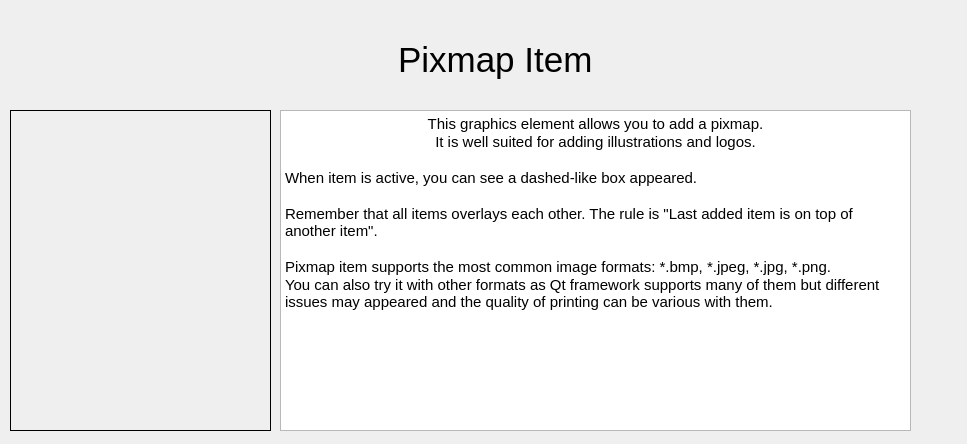
<?xml version="1.0" encoding="UTF-8"?>
<ui version="4.0">
 <class>WizardPage</class>
 <widget class="QWizardPage" name="WizardPage">
  <property name="geometry">
   <rect>
    <x>0</x>
    <y>0</y>
    <width>967</width>
    <height>444</height>
   </rect>
  </property>
  <property name="minimumSize">
   <size>
    <width>967</width>
    <height>444</height>
   </size>
  </property>
  <property name="baseSize">
   <size>
    <width>967</width>
    <height>444</height>
   </size>
  </property>
  <property name="windowTitle">
   <string>Introduction tutorial</string>
  </property>
  <property name="locale">
   <locale language="English" country="UnitedStates"/>
  </property>
  <widget class="QWidget" name="verticalLayoutWidget">
   <property name="geometry">
    <rect>
     <x>20</x>
     <y>20</y>
     <width>951</width>
     <height>80</height>
    </rect>
   </property>
   <layout class="QVBoxLayout" name="verticalLayout">
    <item alignment="Qt::AlignHCenter|Qt::AlignVCenter">
     <widget class="QLabel" name="label_17">
      <property name="font">
       <font>
        <pointsize>26</pointsize>
       </font>
      </property>
      <property name="text">
       <string>Pixmap Item</string>
      </property>
     </widget>
    </item>
   </layout>
  </widget>
  <widget class="QWidget" name="gridLayoutWidget">
   <property name="geometry">
    <rect>
     <x>280</x>
     <y>110</y>
     <width>631</width>
     <height>321</height>
    </rect>
   </property>
   <layout class="QGridLayout" name="gridLayout">
    <item row="0" column="1">
     <widget class="QTextBrowser" name="textBrowser">
      <property name="html">
       <string>&lt;!DOCTYPE HTML PUBLIC &quot;-//W3C//DTD HTML 4.0//EN&quot; &quot;http://www.w3.org/TR/REC-html40/strict.dtd&quot;&gt;
&lt;html&gt;&lt;head&gt;&lt;meta name=&quot;qrichtext&quot; content=&quot;1&quot; /&gt;&lt;style type=&quot;text/css&quot;&gt;
p, li { white-space: pre-wrap; }
&lt;/style&gt;&lt;/head&gt;&lt;body style=&quot; font-family:'Noto Sans'; font-size:10pt; font-weight:400; font-style:normal;&quot;&gt;
&lt;p align=&quot;center&quot; style=&quot; margin-top:0px; margin-bottom:0px; margin-left:0px; margin-right:0px; -qt-block-indent:0; text-indent:0px;&quot;&gt;&lt;span style=&quot; font-size:11pt;&quot;&gt;This graphics element allows you to add a pixmap.&lt;/span&gt;&lt;/p&gt;
&lt;p align=&quot;center&quot; style=&quot; margin-top:0px; margin-bottom:0px; margin-left:0px; margin-right:0px; -qt-block-indent:0; text-indent:0px;&quot;&gt;&lt;span style=&quot; font-size:11pt;&quot;&gt;It is well suited for adding illustrations and logos.&lt;/span&gt;&lt;/p&gt;
&lt;p align=&quot;center&quot; style=&quot;-qt-paragraph-type:empty; margin-top:0px; margin-bottom:0px; margin-left:0px; margin-right:0px; -qt-block-indent:0; text-indent:0px; font-size:11pt;&quot;&gt;&lt;br /&gt;&lt;/p&gt;
&lt;p style=&quot; margin-top:0px; margin-bottom:0px; margin-left:0px; margin-right:0px; -qt-block-indent:0; text-indent:0px;&quot;&gt;&lt;span style=&quot; font-size:11pt;&quot;&gt;When item is active, you can see a dashed-like box appeared.&lt;/span&gt;&lt;/p&gt;
&lt;p style=&quot;-qt-paragraph-type:empty; margin-top:0px; margin-bottom:0px; margin-left:0px; margin-right:0px; -qt-block-indent:0; text-indent:0px; font-size:11pt;&quot;&gt;&lt;br /&gt;&lt;/p&gt;
&lt;p style=&quot; margin-top:0px; margin-bottom:0px; margin-left:0px; margin-right:0px; -qt-block-indent:0; text-indent:0px;&quot;&gt;&lt;span style=&quot; font-size:11pt;&quot;&gt;Remember that all items overlays each other. The rule is &amp;quot;Last added item is on top of another item&amp;quot;.&lt;/span&gt;&lt;/p&gt;
&lt;p style=&quot;-qt-paragraph-type:empty; margin-top:0px; margin-bottom:0px; margin-left:0px; margin-right:0px; -qt-block-indent:0; text-indent:0px; font-size:11pt;&quot;&gt;&lt;br /&gt;&lt;/p&gt;
&lt;p style=&quot; margin-top:0px; margin-bottom:0px; margin-left:0px; margin-right:0px; -qt-block-indent:0; text-indent:0px;&quot;&gt;&lt;span style=&quot; font-size:11pt;&quot;&gt;Pixmap item supports the most common image formats: *.bmp, *.jpeg, *.jpg, *.png.&lt;/span&gt;&lt;/p&gt;
&lt;p style=&quot; margin-top:0px; margin-bottom:0px; margin-left:0px; margin-right:0px; -qt-block-indent:0; text-indent:0px;&quot;&gt;&lt;span style=&quot; font-size:11pt;&quot;&gt;You can also try it with other formats as Qt framework supports many of them but different issues may appeared and the quality of printing can be various with them.&lt;/span&gt;&lt;/p&gt;&lt;/body&gt;&lt;/html&gt;</string>
      </property>
     </widget>
    </item>
   </layout>
  </widget>
  <widget class="QLabel" name="label">
   <property name="geometry">
    <rect>
     <x>10</x>
     <y>110</y>
     <width>261</width>
     <height>321</height>
    </rect>
   </property>
   <property name="frameShape">
    <enum>QFrame::Box</enum>
   </property>
   <property name="text">
    <string/>
   </property>
   <property name="pixmap">
    <pixmap>../../stylesheets/wizard_images/graphicsScenePixmap.png</pixmap>
   </property>
   <property name="scaledContents">
    <bool>true</bool>
   </property>
  </widget>
 </widget>
 <resources/>
 <connections/>
</ui>
